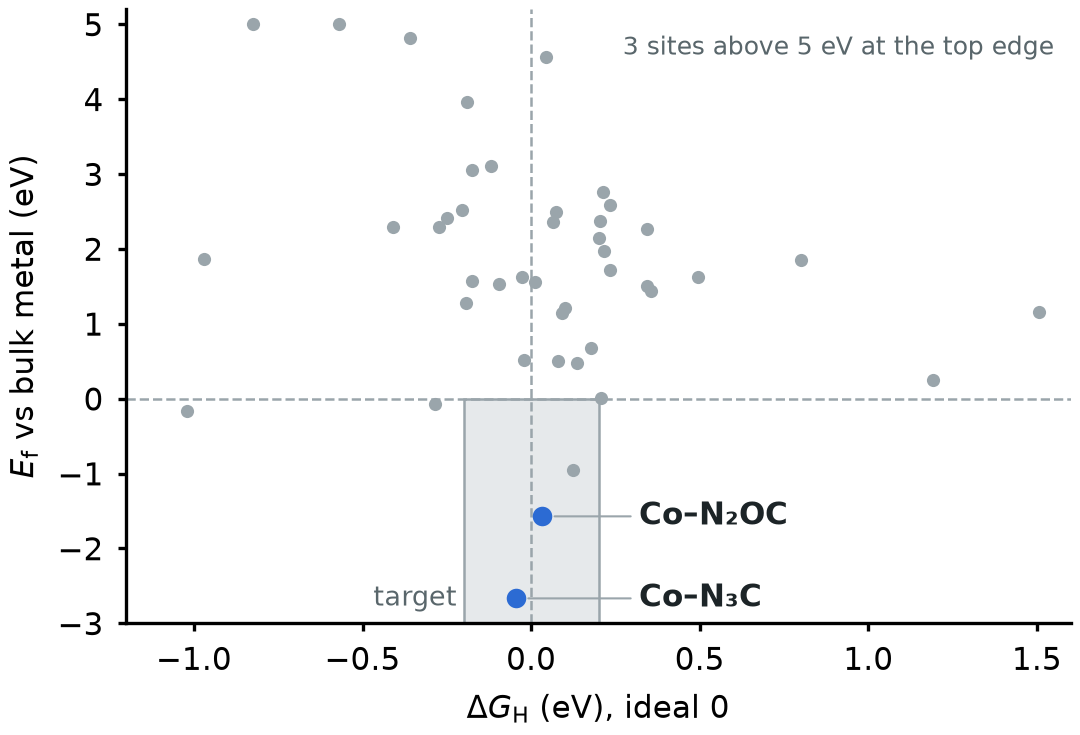

The script that saved this image:
"""Activity-stability figure of the one-page summary: dG_H against E_f for every DFT site with both values."""
import os

import matplotlib
matplotlib.use("Agg")
import matplotlib.pyplot as plt
import pandas as pd

HERE = os.path.dirname(os.path.abspath(__file__))
DATA = os.path.join(HERE, "..", "..", "data")
d = pd.read_csv(os.path.join(DATA, "dgh_graphene.csv")).dropna(subset=["dG_H"])
d = d.assign(a=d.dG_H.abs()).sort_values("a").drop_duplicates("motif")[["motif", "dG_H"]]
s = pd.read_csv(os.path.join(DATA, "stability_graphene.csv")).dropna(subset=["E_f"])[["motif", "E_f", "U_diss"]]
m = d.merge(s, on="motif")
good = (m.dG_H.abs() <= 0.2) & (m.E_f < 0) & (m.U_diss > 0)
sub = str.maketrans("0123456789", "₀₁₂₃₄₅₆₇₈₉")
label = lambda x: x.split(":")[0].replace("-", "–", 1).translate(sub)     # noqa: E731
YMAX = 5.0
plt.rcParams.update({"font.family": "DejaVu Sans", "font.size": 7.5})
fig, ax = plt.subplots(figsize=(3.6, 2.45), dpi=300)
ax.add_patch(plt.Rectangle((-0.2, -3), 0.4, 3, facecolor="#e6e9eb", edgecolor="#9aa5ab", lw=0.6, zorder=0))
ax.axhline(0, color="#9aa5ab", lw=0.6, ls="--", zorder=1)
ax.axvline(0, color="#9aa5ab", lw=0.6, ls="--", zorder=1)
y = m.E_f.clip(upper=YMAX)
ax.scatter(m.dG_H[~good], y[~good], s=10, color="#9aa5ab", zorder=2, lw=0)
ax.scatter(m.dG_H[good], y[good], s=22, color="#2c6bd3", zorder=3, lw=0)
for r in m[good].itertuples():
    ax.annotate(label(r.motif), (r.dG_H, r.E_f), xytext=(0.32, r.E_f), va="center", fontsize=7.5, fontweight="bold",
                color="#1c2427", arrowprops=dict(arrowstyle="-", color="#9aa5ab", lw=0.5, shrinkA=0, shrinkB=3))
ax.text(-0.22, -2.85, "target", ha="right", va="bottom", fontsize=6.5, color="#59666b")
n_off = int((m.E_f > YMAX).sum())
if n_off:
    ax.text(1.55, YMAX - 0.15, "%d sites above 5 eV at the top edge" % n_off, ha="right", va="top", fontsize=6, color="#59666b")
ax.set_xlim(-1.2, 1.6)
ax.set_ylim(-3, YMAX + 0.2)
ax.set_xlabel(r"$\Delta G_\mathrm{H}$ (eV), ideal 0")
ax.set_ylabel(r"$E_\mathrm{f}$ vs bulk metal (eV)")
for side in ("top", "right"):
    ax.spines[side].set_visible(False)
ax.tick_params(length=2)
fig.tight_layout(pad=0.3)
fig.savefig(os.path.join(HERE, "figure.png"))
print("%d sites, %d near-optimal (|dG_H| <= 0.2), %d pass; E_f > 0: %d" % (
    len(m), int((m.dG_H.abs() <= 0.2).sum()), int(good.sum()), int((m.E_f > 0).sum())))
